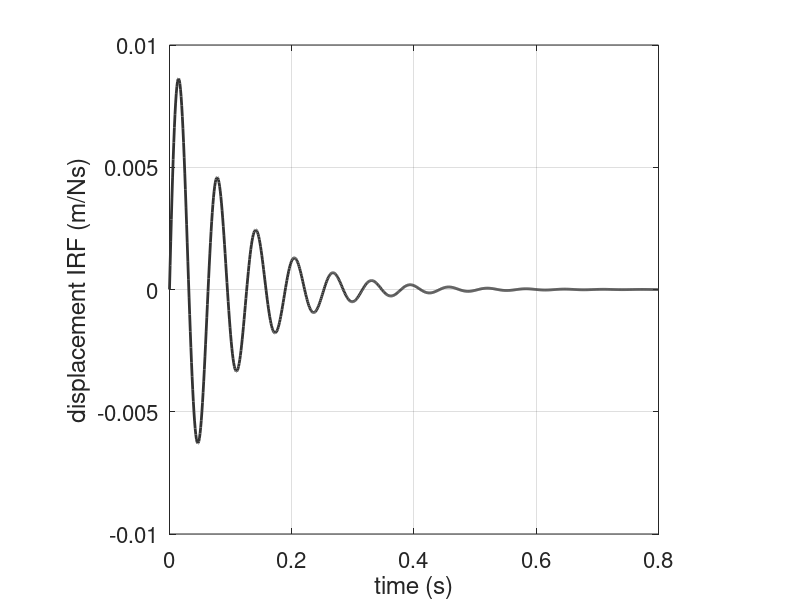

The MATLAB script that drew this image:
%% Exercise 2.1
clear all 

%% Parameters
m=1;                                % mass
k=10000;                            % stiffness
wn=sqrt(k/m);                       % undamped natural frequency
z=0.1;                              % damping ratio (set to 0.001, 0.01, 0.1, 0.999)
c=2*z*wn*m;                         % damping coefficient
wd=sqrt(1-z^2)*wn;                  % damped natural frequency

%% Time Vector
dt=0.001;                           % time resolution
T=100;                              % duration of time signal
t=0:dt:T;                           % time vector

%% Impulse response
h=1/(m*wd)*exp(-z*wn*t).*sin(wd*t); % displacement IRF
 
%% Plot results
plot(t,h,'linewidth',2,'Color',[1 1 1]*0.2);    
axis([0,0.8,-0.01,0.01]);
grid;axis square
set(gca,'fontsize',16)
xlabel('time (s)');
ylabel('displacement IRF (m/Ns)');

